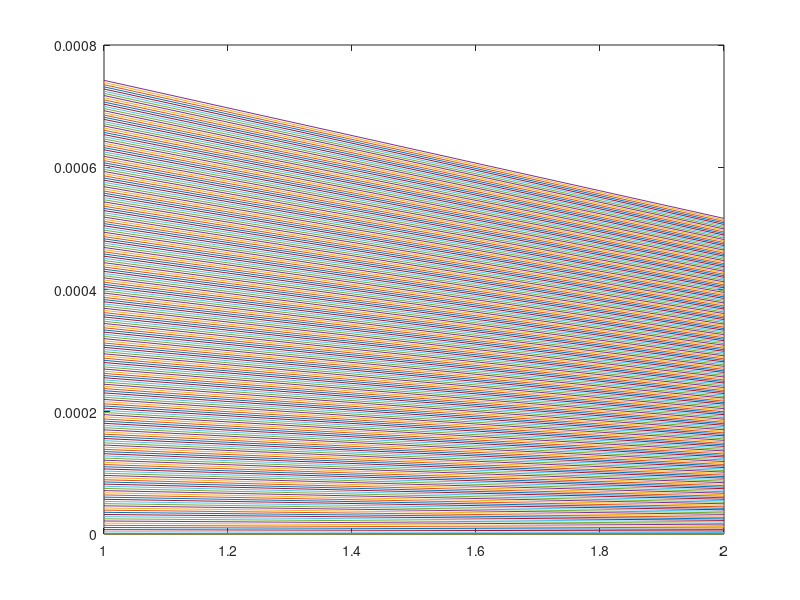

MATLAB code for this plot:

%syms fGamma(gamma) ft(eta)
alpha=[0.05,0.03];
numAssets=2;
z=zeros(1,numAssets);

thetaMin=0.08;
b=[0.1,0.2];
s=[1,1.5];
p=3.15;
x=1;
step=1/3000;
len=3000;
% eta=1;
ft=@(eta,b) exp(-b*eta);
fGamma=@(gamma,b) exp(-b*gamma);
dft=@(eta,b) -b*ft(eta,b);
dfGamma=@(gamma,b) -b*fGamma(gamma,b);


q=ones(numAssets,len);
psi=zeros(numAssets,len);
gamma=zeros(numAssets,len);
theta0=1;
% (x+s.*q(:,1)-p)/(alpha.*s.*q(:,1));
theta=[theta0,zeros(1,len-1)];
eta=zeros(1,len);
for i =2:len
    k=(i-1)/len;
    GammaDot=zeros(numAssets,1);
    qDot=zeros(numAssets,1);
    psiDot=zeros(numAssets,1);
    for j=1:numAssets
        if theta(i-1)< thetaMin
    %             z(j)=vpa(((1-alpha(j)*thetaMin)*(s(j))-gamma(j,i-1)))/(alpha(j)*thetaMin*ft(k,b(j))*fGamma(gamma(j,i-1),b(j)));
    %             GammaDot(j)=vpa(-(z(j)*dft(k,b(j)))*fGamma(gamma(j,i-1))/(1+z(j)*ft(k,b(j))*dfGamma(gamma(j,i-1),b(j))));
                GammaDot(j)=etaDot*s(j);
                psiDot(j)=etaDot*s(j)*q(j,i-1);

        end      
        qDot(j)=dft(k,b(j))*fGamma(gamma(j,i-1),b(j))+GammaDot(j)*ft(k,b(j))*dfGamma(gamma(j,i-1),b(j))
        numerator=sum((qDot(:).*s(:)-eta(i-1)*s(:).*qDot(:)).*(alpha(:).*(s(:)-eta(i-1).*s(:)).*qDot(:)));
        denom=(x+sum(psiDot(:)+(s(:)-eta(i-1)*s(:)).*q(:,i-1)-p)).*sum(s(:).*q(:,i-1));
%       etaDot=sum((qDot(:).*s(:)+eta(i-1)*s(:).*qDot(:)).*(alpha(:).*(s:(:)-eta(i-1).*s(:)).*qDot(:)))./(x+sum(psiDot(:))+(s(:)-eta(i-1)*s(:)).*q(:,i)-p).*sum(s.*q(:,i))+sum(-alpha(:).*(qDot(:,i).*s(:)+eta(i-1).*s.*qDot(:))./(s(:).*q(:,i)));
        etaDot=numerator./denom +sum(-alpha(:).*(qDot(:).*s(:)-eta(i-1)*qDot(:).*s(:))./(s(:).*q(:,i-1)));
        psi(j,i)=psi(j,i-1)+psiDot(j)*step;
        gamma(j,i)=gamma(j,i-1)+GammaDot(j)*step;
        q(j,i)=q(j,i-1)+qDot(j)*step;
        eta(i)=eta(i-1)+etaDot*step;
    end

    
%     thetaDot=(qDot)*(s-gamma(i-1))*(p-x-psi(i-1))+GammaDot*q(i-1)*((s-gamma(i-1))*q(i-1)-(p-x-psi(i-1))))/(alpha*((s-gamma(i-1))*q(i-1))^2);
%     theta(i)=theta(i-1)+thetaDot*step;
    theta(i)=(x+sum(psi(:,i))+sum((s(:)-gamma(:,i)).*q(:,i))-p)./sum((alpha(:).*((s(:)-gamma(:,i)).*q(:,i))));
    
    if theta(i)<0
        keyboard;
    end
end

figure 
plot(gamma)
